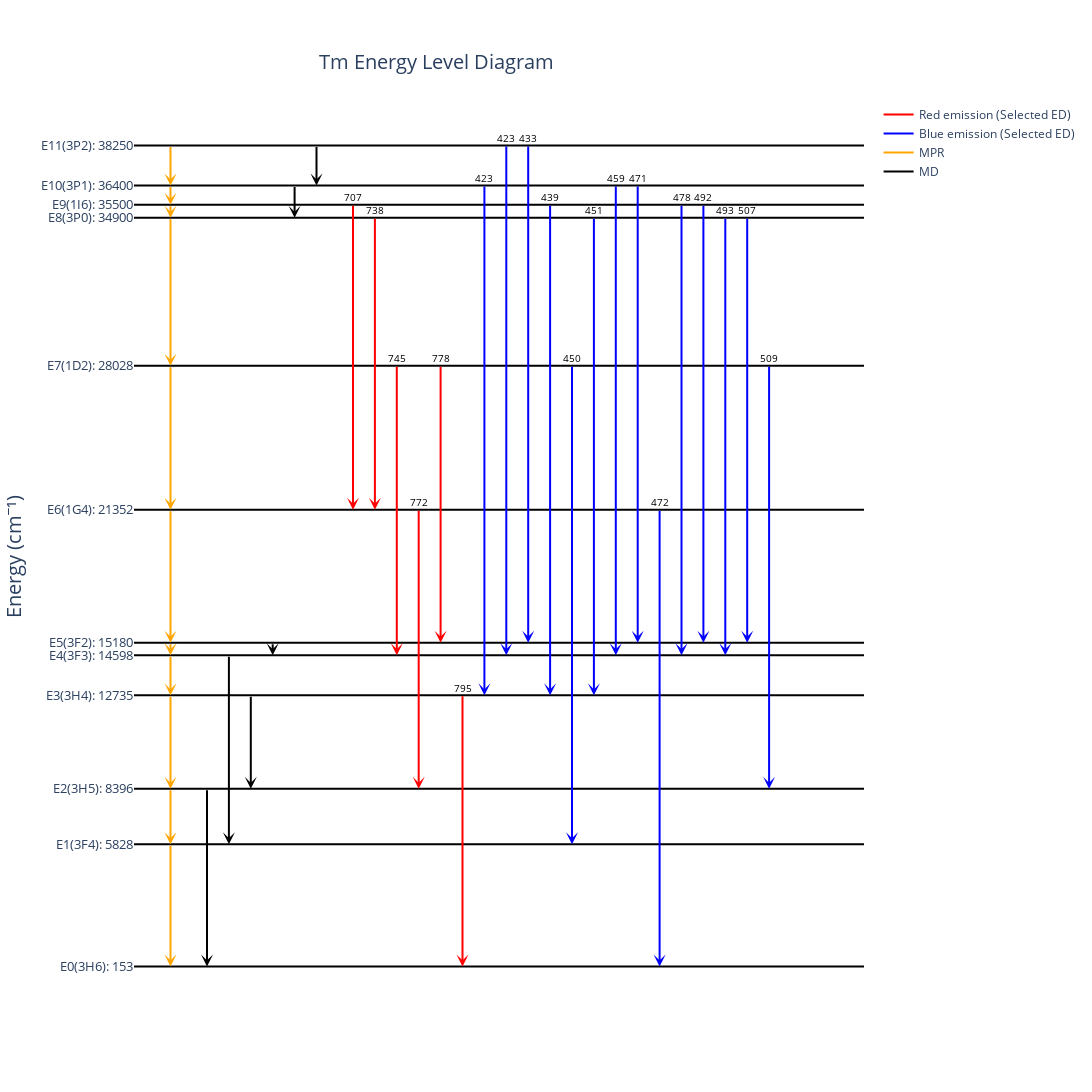

The notebook cell saved with this chart:
### Markdown cell above
# `4. class EnergyLevelDiagramArrow`

## add the selected transitions to energy level diagram

### Code cell
EnergyLevelDiagramArrow('Tm', Tm_energy, find_Tm_MD_transition, find_Tm_ED_transition)

### Figure 1 — Plotly figure (JSON) as saved in the notebook; plotly's stock layout.template omitted (floating-point values rounded to 4 significant figures)
{"data": [{"line": {"color": "black", "width": 2}, "mode": "lines", "showlegend": false, "type": "scatter", "x": [0, 1], "y": [153, 153]}, {"line": {"color": "black", "width": 2}, "mode": "lines", "showlegend": false, "type": "scatter", "x": [0, 1], "y": [5828, 5828]}, {"line": {"color": "black", "width": 2}, "mode": "lines", "showlegend": false, "type": "scatter", "x": [0, 1], "y": [8396, 8396]}, {"line": {"color": "black", "width": 2}, "mode": "lines", "showlegend": false, "type": "scatter", "x": [0, 1], "y": [12735, 12735]}, {"line": {"color": "black", "width": 2}, "mode": "lines", "showlegend": false, "type": "scatter", "x": [0, 1], "y": [14598, 14598]}, {"line": {"color": "black", "width": 2}, "mode": "lines", "showlegend": false, "type": "scatter", "x": [0, 1], "y": [15180, 15180]}, {"line": {"color": "black", "width": 2}, "mode": "lines", "showlegend": false, "type": "scatter", "x": [0, 1], "y": [21352, 21352]}, {"line": {"color": "black", "width": 2}, "mode": "lines", "showlegend": false, "type": "scatter", "x": [0, 1], "y": [28028, 28028]}, {"line": {"color": "black", "width": 2}, "mode": "lines", "showlegend": false, "type": "scatter", "x": [0, 1], "y": [34900, 34900]}, {"line": {"color": "black", "width": 2}, "mode": "lines", "showlegend": false, "type": "scatter", "x": [0, 1], "y": [35500, 35500]}, {"line": {"color": "black", "width": 2}, "mode": "lines", "showlegend": false, "type": "scatter", "x": [0, 1], "y": [36400, 36400]}, {"line": {"color": "black", "width": 2}, "mode": "lines", "showlegend": false, "type": "scatter", "x": [0, 1], "y": [38250, 38250]}, {"line": {"color": "red", "width": 2}, "mode": "lines", "name": "Red emission (Selected ED)", "type": "scatter", "x": [null], "y": [null]}, {"line": {"color": "blue", "width": 2}, "mode": "lines", "name": "Blue emission (Selected ED)", "type": "scatter", "x": [null], "y": [null]}, {"line": {"color": "orange", "width": 2}, "mode": "lines", "name": "MPR", "type": "scatter", "x": [null], "y": [null]}, {"line": {"color": "black", "width": 2}, "mode": "lines", "name": "MD", "type": "scatter", "x": [null], "y": [null]}], "layout": {"annotations": [{"arrowcolor": "orange", "arrowhead": 3, "arrowsize": 1, "arrowwidth": 2, "ax": 0.05, "axref": "x", "ay": 5828, "ayref": "y", "font": {"color": "orange", "size": 10}, "showarrow": true, "text": "", "x": 0.05, "xref": "x", "y": 153, "yref": "y"}, {"arrowcolor": "orange", "arrowhead": 3, "arrowsize": 1, "arrowwidth": 2, "ax": 0.05, "axref": "x", "ay": 8396, "ayref": "y", "font": {"color": "orange", "size": 10}, "showarrow": true, "text": "", "x": 0.05, "xref": "x", "y": 5828, "yref": "y"}, {"arrowcolor": "orange", "arrowhead": 3, "arrowsize": 1, "arrowwidth": 2, "ax": 0.05, "axref": "x", "ay": 12735, "ayref": "y", "font": {"color": "orange", "size": 10}, "showarrow": true, "text": "", "x": 0.05, "xref": "x", "y": 8396, "yref": "y"}, {"arrowcolor": "orange", "arrowhead": 3, "arrowsize": 1, "arrowwidth": 2, "ax": 0.05, "axref": "x", "ay": 14598, "ayref": "y", "font": {"color": "orange", "size": 10}, "showarrow": true, "text": "", "x": 0.05, "xref": "x", "y": 12735, "yref": "y"}, {"arrowcolor": "orange", "arrowhead": 3, "arrowsize": 1, "arrowwidth": 2, "ax": 0.05, "axref": "x", "ay": 15180, "ayref": "y", "font": {"color": "orange", "size": 10}, "showarrow": true, "text": "", "x": 0.05, "xref": "x", "y": 14598, "yref": "y"}, {"arrowcolor": "orange", "arrowhead": 3, "arrowsize": 1, "arrowwidth": 2, "ax": 0.05, "axref": "x", "ay": 21352, "ayref": "y", "font": {"color": "orange", "size": 10}, "showarrow": true, "text": "", "x": 0.05, "xref": "x", "y": 15180, "yref": "y"}, {"arrowcolor": "orange", "arrowhead": 3, "arrowsize": 1, "arrowwidth": 2, "ax": 0.05, "axref": "x", "ay": 28028, "ayref": "y", "font": {"color": "orange", "size": 10}, "showarrow": true, "text": "", "x": 0.05, "xref": "x", "y": 21352, "yref": "y"}, {"arrowcolor": "orange", "arrowhead": 3, "arrowsize": 1, "arrowwidth": 2, "ax": 0.05, "axref": "x", "ay": 34900, "ayref": "y", "font": {"color": "orange", "size": 10}, "showarrow": true, "text": "", "x": 0.05, "xref": "x", "y": 28028, "yref": "y"}, {"arrowcolor": "orange", "arrowhead": 3, "arrowsize": 1, "arrowwidth": 2, "ax": 0.05, "axref": "x", "ay": 35500, "ayref": "y", "font": {"color": "orange", "size": 10}, "showarrow": true, "text": "", "x": 0.05, "xref": "x", "y": 34900, "yref": "y"}, {"arrowcolor": "orange", "arrowhead": 3, "arrowsize": 1, "arrowwidth": 2, "ax": 0.05, "axref": "x", "ay": 36400, "ayref": "y", "font": {"color": "orange", "size": 10}, "showarrow": true, "text": "", "x": 0.05, "xref": "x", "y": 35500, "yref": "y"}, {"arrowcolor": "orange", "arrowhead": 3, "arrowsize": 1, "arrowwidth": 2, "ax": 0.05, "axref": "x", "ay": 38250, "ayref": "y", "font": {"color": "orange", "size": 10}, "showarrow": true, "text": "", "x": 0.05, "xref": "x", "y": 36400, "yref": "y"}, {"arrowcolor": "black", "arrowhead": 3, "arrowsize": 1, "arrowwidth": 2, "ax": 0.1, "axref": "x", "ay": 8396, "ayref": "y", "font": {"color": "black", "size": 10}, "showarrow": true, "text": "", "x": 0.1, "xref": "x", "y": 153, "yref": "y"}, {"arrowcolor": "black", "arrowhead": 3, "arrowsize": 1, "arrowwidth": 2, "ax": 0.13, "axref": "x", "ay": 14598, "ayref": "y", "font": {"color": "black", "size": 10}, "showarrow": true, "text": "", "x": 0.13, "xref": "x", "y": 5828, "yref": "y"}, {"arrowcolor": "black", "arrowhead": 3, "arrowsize": 1, "arrowwidth": 2, "ax": 0.16, "axref": "x", "ay": 12735, "ayref": "y", "font": {"color": "black", "size": 10}, "showarrow": true, "text": "", "x": 0.16, "xref": "x", "y": 8396, "yref": "y"}, {"arrowcolor": "black", "arrowhead": 3, "arrowsize": 1, "arrowwidth": 2, "ax": 0.19, "axref": "x", "ay": 15180, "ayref": "y", "font": {"color": "black", "size": 10}, "showarrow": true, "text": "", "x": 0.19, "xref": "x", "y": 14598, "yref": "y"}, {"arrowcolor": "black", "arrowhead": 3, "arrowsize": 1, "arrowwidth": 2, "ax": 0.22, "axref": "x", "ay": 36400, "ayref": "y", "font": {"color": "black", "size": 10}, "showarrow": true, "text": "", "x": 0.22, "xref": "x", "y": 34900, "yref": "y"}, {"arrowcolor": "black", "arrowhead": 3, "arrowsize": 1, "arrowwidth": 2, "ax": 0.25, "axref": "x", "ay": 38250, "ayref": "y", "font": {"color": "black", "size": 10}, "showarrow": true, "text": "", "x": 0.25, "xref": "x", "y": 36400, "yref": "y"}, {"arrowcolor": "red", "arrowhead": 3, "arrowsize": 1, "arrowwidth": 2, "ax": 0.3, "axref": "x", "ay": 35850, "ayref": "y", "font": {"color": "black", "size": 10}, "showarrow": true, "text": "707", "x": 0.3, "xref": "x", "y": 21352, "yref": "y"}, {"arrowcolor": "red", "arrowhead": 3, "arrowsize": 1, "arrowwidth": 2, "ax": 0.33, "axref": "x", "ay": 35250, "ayref": "y", "font": {"color": "black", "size": 10}, "showarrow": true, "text": "738", "x": 0.33, "xref": "x", "y": 21352, "yref": "y"}, {"arrowcolor": "red", "arrowhead": 3, "arrowsize": 1, "arrowwidth": 2, "ax": 0.36, "axref": "x", "ay": 28378, "ayref": "y", "font": {"color": "black", "size": 10}, "showarrow": true, "text": "745", "x": 0.36, "xref": "x", "y": 14598, "yref": "y"}, {"arrowcolor": "red", "arrowhead": 3, "arrowsize": 1, "arrowwidth": 2, "ax": 0.39, "axref": "x", "ay": 21702, "ayref": "y", "font": {"color": "black", "size": 10}, "showarrow": true, "text": "772", "x": 0.39, "xref": "x", "y": 8396, "yref": "y"}, {"arrowcolor": "red", "arrowhead": 3, "arrowsize": 1, "arrowwidth": 2, "ax": 0.42, "axref": "x", "ay": 28378, "ayref": "y", "font": {"color": "black", "size": 10}, "showarrow": true, "text": "778", "x": 0.42, "xref": "x", "y": 15180, "yref": "y"}, {"arrowcolor": "red", "arrowhead": 3, "arrowsize": 1, "arrowwidth": 2, "ax": 0.45, "axref": "x", "ay": 13085, "ayref": "y", "font": {"color": "black", "size": 10}, "showarrow": true, "text": "795", "x": 0.45, "xref": "x", "y": 153, "yref": "y"}, {"arrowcolor": "blue", "arrowhead": 3, "arrowsize": 1, "arrowwidth": 2, "ax": 0.48, "axref": "x", "ay": 36750, "ayref": "y", "font": {"color": "black", "size": 10}, "showarrow": true, "text": "423", "x": 0.48, "xref": "x", "y": 12735, "yref": "y"}, {"arrowcolor": "blue", "arrowhead": 3, "arrowsize": 1, "arrowwidth": 2, "ax": 0.51, "axref": "x", "ay": 38600, "ayref": "y", "font": {"color": "black", "size": 10}, "showarrow": true, "text": "423", "x": 0.51, "xref": "x", "y": 14598, "yref": "y"}, {"arrowcolor": "blue", "arrowhead": 3, "arrowsize": 1, "arrowwidth": 2, "ax": 0.54, "axref": "x", "ay": 38600, "ayref": "y", "font": {"color": "black", "size": 10}, "showarrow": true, "text": "433", "x": 0.54, "xref": "x", "y": 15180, "yref": "y"}, {"arrowcolor": "blue", "arrowhead": 3, "arrowsize": 1, "arrowwidth": 2, "ax": 0.57, "axref": "x", "ay": 35850, "ayref": "y", "font": {"color": "black", "size": 10}, "showarrow": true, "text": "439", "x": 0.57, "xref": "x", "y": 12735, "yref": "y"}, {"arrowcolor": "blue", "arrowhead": 3, "arrowsize": 1, "arrowwidth": 2, "ax": 0.6, "axref": "x", "ay": 28378, "ayref": "y", "font": {"color": "black", "size": 10}, "showarrow": true, "text": "450", "x": 0.6, "xref": "x", "y": 5828, "yref": "y"}, {"arrowcolor": "blue", "arrowhead": 3, "arrowsize": 1, "arrowwidth": 2, "ax": 0.63, "axref": "x", "ay": 35250, "ayref": "y", "font": {"color": "black", "size": 10}, "showarrow": true, "text": "451", "x": 0.63, "xref": "x", "y": 12735, "yref": "y"}, {"arrowcolor": "blue", "arrowhead": 3, "arrowsize": 1, "arrowwidth": 2, "ax": 0.66, "axref": "x", "ay": 36750, "ayref": "y", "font": {"color": "black", "size": 10}, "showarrow": true, "text": "459", "x": 0.66, "xref": "x", "y": 14598, "yref": "y"}, {"arrowcolor": "blue", "arrowhead": 3, "arrowsize": 1, "arrowwidth": 2, "ax": 0.69, "axref": "x", "ay": 36750, "ayref": "y", "font": {"color": "black", "size": 10}, "showarrow": true, "text": "471", "x": 0.69, "xref": "x", "y": 15180, "yref": "y"}, {"arrowcolor": "blue", "arrowhead": 3, "arrowsize": 1, "arrowwidth": 2, "ax": 0.72, "axref": "x", "ay": 21702, "ayref": "y", "font": {"color": "black", "size": 10}, "showarrow": true, "text": "472", "x": 0.72, "xref": "x", "y": 153, "yref": "y"}, {"arrowcolor": "blue", "arrowhead": 3, "arrowsize": 1, "arrowwidth": 2, "ax": 0.75, "axref": "x", "ay": 35850, "ayref": "y", "font": {"color": "black", "size": 10}, "showarrow": true, "text": "478", "x": 0.75, "xref": "x", "y": 14598, "yref": "y"}, {"arrowcolor": "blue", "arrowhead": 3, "arrowsize": 1, "arrowwidth": 2, "ax": 0.78, "axref": "x", "ay": 35850, "ayref": "y", "font": {"color": "black", "size": 10}, "showarrow": true, "text": "492", "x": 0.78, "xref": "x", "y": 15180, "yref": "y"}, {"arrowcolor": "blue", "arrowhead": 3, "arrowsize": 1, "arrowwidth": 2, "ax": 0.81, "axref": "x", "ay": 35250, "ayref": "y", "font": {"color": "black", "size": 10}, "showarrow": true, "text": "493", "x": 0.81, "xref": "x", "y": 14598, "yref": "y"}, {"arrowcolor": "blue", "arrowhead": 3, "arrowsize": 1, "arrowwidth": 2, "ax": 0.84, "axref": "x", "ay": 35250, "ayref": "y", "font": {"color": "black", "size": 10}, "showarrow": true, "text": "507", "x": 0.84, "xref": "x", "y": 15180, "yref": "y"}, {"arrowcolor": "blue", "arrowhead": 3, "arrowsize": 1, "arrowwidth": 2, "ax": 0.87, "axref": "x", "ay": 28378, "ayref": "y", "font": {"color": "black", "size": 10}, "showarrow": true, "text": "509", "x": 0.87, "xref": "x", "y": 8396, "yref": "y"}], "height": 1100, "plot_bgcolor": "white", "showlegend": true, "title": {"font": {"size": 20}, "text": "Tm Energy Level Diagram", "x": 0.4, "y": 0.95}, "width": 1200, "xaxis": {"showgrid": false, "tickmode": "array", "tickvals": []}, "yaxis": {"autorange": true, "showgrid": false, "tickfont": {"size": 13}, "tickmode": "array", "ticktext": ["E0(3H6): 153", "E1(3F4): 5828", "E2(3H5): 8396", "E3(3H4): 12735", "E4(3F3): 14598", "E5(3F2): 15180", "E6(1G4): 21352", "E7(1D2): 28028", "E8(3P0): 34900", "E9(1I6): 35500", "E10(3P1): 36400", "E11(3P2): 38250"], "tickvals": [153, 5828, 8396, 12735, 14598, 15180, 21352, 28028, 34900, 35500, 36400, 38250], "title": {"font": {"size": 20}, "text": "Energy (cm⁻¹)"}, "type": "linear"}}}
